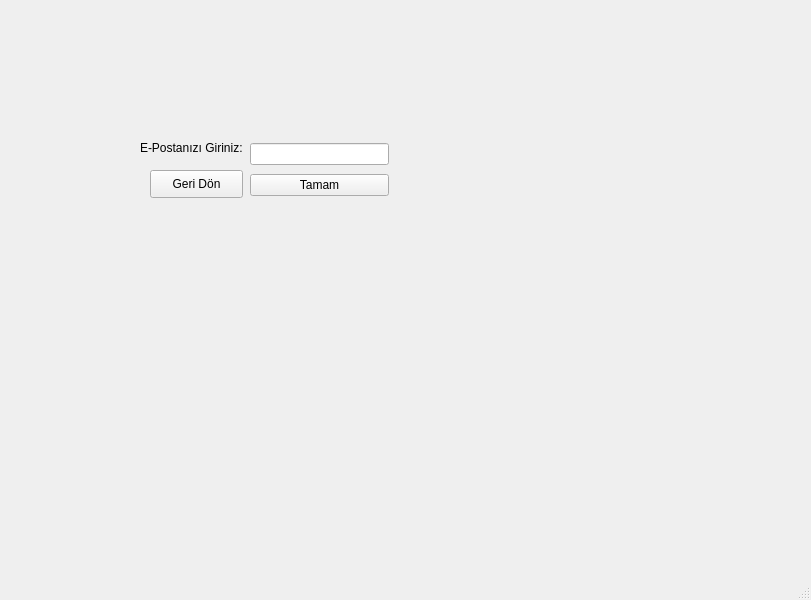
<?xml version="1.0" encoding="UTF-8"?>
<ui version="4.0">
 <class>SifremiUnuttum</class>
 <widget class="QMainWindow" name="SifremiUnuttum">
  <property name="geometry">
   <rect>
    <x>0</x>
    <y>0</y>
    <width>811</width>
    <height>600</height>
   </rect>
  </property>
  <property name="windowTitle">
   <string>Şifremi Unuttum</string>
  </property>
  <widget class="QWidget" name="centralwidget">
   <widget class="QLabel" name="label">
    <property name="geometry">
     <rect>
      <x>140</x>
      <y>140</y>
      <width>111</width>
      <height>16</height>
     </rect>
    </property>
    <property name="text">
     <string>E-Postanızı Giriniz:</string>
    </property>
   </widget>
   <widget class="QWidget" name="layoutWidget">
    <property name="geometry">
     <rect>
      <x>250</x>
      <y>140</y>
      <width>139</width>
      <height>61</height>
     </rect>
    </property>
    <layout class="QVBoxLayout" name="verticalLayout">
     <item>
      <widget class="QLineEdit" name="epostaLne"/>
     </item>
     <item>
      <widget class="QPushButton" name="kodYollaBtn">
       <property name="text">
        <string>Tamam</string>
       </property>
      </widget>
     </item>
    </layout>
   </widget>
   <widget class="QPushButton" name="geriDonBtn">
    <property name="geometry">
     <rect>
      <x>150</x>
      <y>170</y>
      <width>93</width>
      <height>28</height>
     </rect>
    </property>
    <property name="text">
     <string>Geri Dön</string>
    </property>
   </widget>
  </widget>
  <widget class="QMenuBar" name="menubar">
   <property name="geometry">
    <rect>
     <x>0</x>
     <y>0</y>
     <width>811</width>
     <height>26</height>
    </rect>
   </property>
  </widget>
  <widget class="QStatusBar" name="statusbar"/>
 </widget>
 <resources/>
 <connections/>
</ui>
